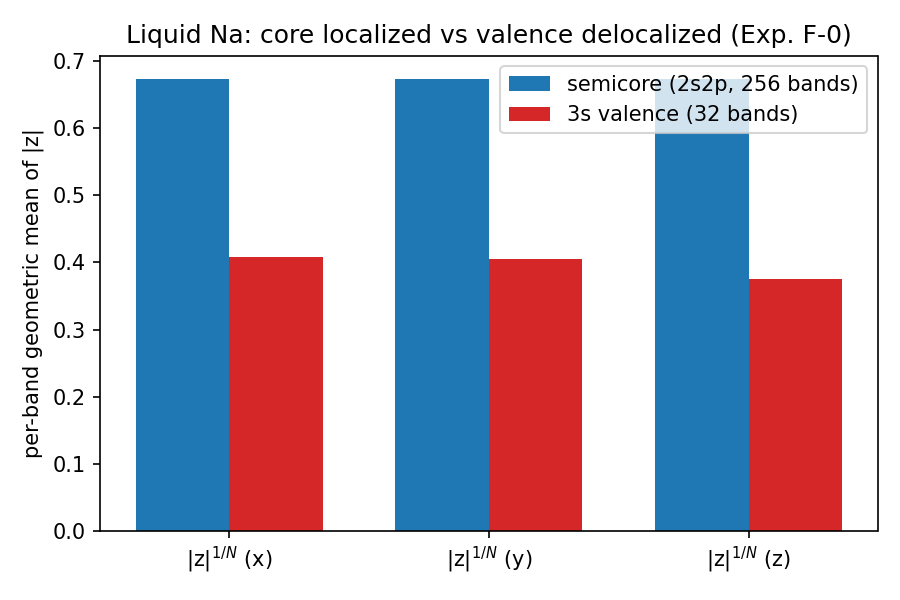

Recreate this plot in Python.
"""
実験F-0: 液体 Na の電子側 Resta 位相 z_elec（既存 wfc の後処理）

方法: 平面波基底で e^{i b·r}（b = 最小逆格子ベクトル）は G シフト演算。
  M_ij = <psi_i| e^{i b·r} |psi_j> = Σ_G c_i*(G) c_j(G−b)
  z_elec = det(M_occ)          [独立電子系の Resta 位相]

事前判定基準 (PLAN.md):
  F0-1: 全占有 |z_elec| < 0.1（金属的）
  F0-2: semicore(下位256) の |z|^(1/N) >> 3s(上位32) の |z|^(1/N)
  F0-3: 占有数 ±2 で F0-1 の結論が不変

近似（明記）: PAW augmentation なし / 整数占有 / 単一スナップショット
"""
import json
import time
import numpy as np
import h5py

WFC = ("/Users/miyauchikazuyoshi/Documents/GitHub/sento-optics/"
       "simulation/surface_tension/aimd/tmp/Na_liquid.save/wfc1.hdf5")
L_ANG = 13.8133          # 立方セル (exp_A で確認済み)
NE_BANDS = 288           # 占有バンド: 9e/atom × 64 / 2 (spin縮退)
N_ELEC = 576

t0 = time.time()
with h5py.File(WFC, "r") as f:
    mill = f["MillerIndices"][:]            # (ngw, 3) int
    evc_raw = f["evc"][:]                   # (nbnd, 2*ngw) float64
    gamma_only = f.attrs["gamma_only"]
    nbnd = int(f.attrs["nbnd"])
ngw = mill.shape[0]
print(f"読込: nbnd={nbnd}, ngw={ngw}, gamma_only={gamma_only} "
      f"({time.time()-t0:.1f}s)")

# 複素化（占有+感度チェック分のみメモリに展開）
NB_KEEP = NE_BANDS + 2
c_half = evc_raw[:NB_KEEP, 0::2] + 1j * evc_raw[:NB_KEEP, 1::2]   # (NB, ngw)
del evc_raw

# ---------- gamma_only 展開: c(-G) = c(G)* ----------
mill_t = [tuple(m) for m in mill]
assert mill_t[0] == (0, 0, 0) or (0, 0, 0) in mill_t, "G=0 が見つからない"
# フル G リスト: stored + (-stored \ {0})
neg_mask = np.array([m != (0, 0, 0) for m in mill_t])
mill_full = np.concatenate([mill, -mill[neg_mask]])               # (nfull, 3)
c_full = np.concatenate([c_half, np.conj(c_half[:, neg_mask])], axis=1)
nfull = mill_full.shape[0]
norm = (np.abs(c_full) ** 2).sum(axis=1)
print(f"フル展開: nfull={nfull}, ノルム診断 min/max = "
      f"{norm.min():.4f}/{norm.max():.4f}（~1 なら正常, PAW擬WFなので≲1も可）")

index = {tuple(m): i for i, m in enumerate(mill_full)}

def z_block(band_slice, axis, normalize=False):
    """z = det(M) を指定バンドブロックで。M_ij = Σ_G ci*(G) cj(G−b)

    normalize=True: 擬WFノルムで各バンドを再規格化（PAW augmentation の
    対角近似補正。2p バンドはノルム 0.598 しかないため、未補正では
    det が PAW 欠損分だけ過小評価される）"""
    b = np.zeros(3, int)
    b[axis] = 1
    # cj_shift[G] = cj(G − b)
    src = np.full(nfull, -1)
    for i, m in enumerate(mill_full):
        j = index.get((m[0] - b[0], m[1] - b[1], m[2] - b[2]))
        if j is not None:
            src[i] = j
    C = c_full[band_slice]
    if normalize:
        C = C / np.sqrt((np.abs(C) ** 2).sum(axis=1, keepdims=True))
    Cs = np.zeros_like(C)
    ok = src >= 0
    Cs[:, ok] = C[:, src[ok]]
    M = np.conj(C) @ Cs.T
    sign, logdet = np.linalg.slogdet(M)
    return logdet          # log|det M|

labels = ["x", "y", "z"]
results = {"full": {}, "semicore": {}, "band3s": {}, "sensitivity": {}}
print(f"\n{'方向':>4} {'log|z|(全288)':>14} {'|z|':>10} "
      f"{'|z|^(1/N) semicore':>19} {'|z|^(1/N) 3s':>13}")
for ax in range(3):
    ld_full = z_block(slice(0, NE_BANDS), ax)
    ld_semi = z_block(slice(0, 256), ax)
    ld_3s = z_block(slice(256, 288), ax)
    gm_semi = np.exp(ld_semi / 256)
    gm_3s = np.exp(ld_3s / 32)
    results["full"][labels[ax]] = ld_full
    results["semicore"][labels[ax]] = gm_semi
    results["band3s"][labels[ax]] = gm_3s
    print(f"{labels[ax]:>4} {ld_full:>14.2f} {np.exp(ld_full):>10.2e} "
          f"{gm_semi:>19.4f} {gm_3s:>13.4f}")

# λ² 換算（全電子, spin込み: ln|z_N|² = 4*logdet）
lam2 = {labels[ax]: -L_ANG ** 2 * 4 * results["full"][labels[ax]]
        / (4 * np.pi ** 2 * N_ELEC) for ax in range(3)}
print(f"\nλ² (Å², 全電子換算): " +
      ", ".join(f"{k}={v:.2f}" for k, v in lam2.items()))

# 感度チェック: 占有 ±2 バンド
for ne in [NE_BANDS - 2, NE_BANDS + 2]:
    ld = z_block(slice(0, ne), 0)
    results["sensitivity"][str(ne)] = ld
    print(f"感度: 占有={ne} バンド → log|z_x| = {ld:.2f} (|z|={np.exp(ld):.2e})")

# PAW 対角近似補正（ノルム再規格化）版のブロック値
results["semicore_norm"] = {}
results["band3s_norm"] = {}
print("\n--- PAW 対角近似補正（ノルム再規格化）後 ---")
for ax in range(3):
    gm_semi_n = np.exp(z_block(slice(0, 256), ax, normalize=True) / 256)
    gm_3s_n = np.exp(z_block(slice(256, 288), ax, normalize=True) / 32)
    results["semicore_norm"][labels[ax]] = gm_semi_n
    results["band3s_norm"][labels[ax]] = gm_3s_n
    print(f"{labels[ax]}: semicore {gm_semi_n:.4f} vs 3s {gm_3s_n:.4f} "
          f"(比 {gm_semi_n/gm_3s_n:.2f}x)")

# ---------- 判定 ----------
zx = np.exp(results["full"]["x"])
f01 = all(np.exp(results["full"][a]) < 0.1 for a in labels)
f02 = all(results["semicore"][a] > 3 * results["band3s"][a] for a in labels)
f03 = all(np.exp(v) < 0.1 for v in results["sensitivity"].values())
print(f"\n=== 判定 ===")
print(f"F0-1 |z_elec| < 0.1 (金属的):        {'PASS' if f01 else 'FAIL'}")
print(f"F0-2 semicore局在 >> 3s非局在:       {'PASS' if f02 else 'FAIL'}")
print(f"F0-3 占有±2で頑健:                   {'PASS' if f03 else 'FAIL'}")

out = {"meta": {"date": "2026-07-05", "wfc": WFC, "L_ang": L_ANG,
                "n_occ_bands": NE_BANDS, "n_elec": N_ELEC,
                "approx": ["no PAW augmentation", "integer occupation",
                           "single snapshot"]},
       "log_z_full": results["full"],
       "geom_mean_semicore": results["semicore"],
       "geom_mean_3s": results["band3s"],
       "lambda2_A2": lam2,
       "sensitivity_logz_x": results["sensitivity"],
       "verdict": {"F0_1": bool(f01), "F0_2": bool(f02), "F0_3": bool(f03)}}
with open("exp_F0_results.json", "w") as f:
    json.dump(out, f, indent=2, ensure_ascii=False)
print("保存: exp_F0_results.json")

# 図: semicore vs 3s のコントラスト
import matplotlib
matplotlib.use("Agg")
import matplotlib.pyplot as plt
fig, ax = plt.subplots(figsize=(6, 4))
xpos = np.arange(3)
ax.bar(xpos - 0.18, [results["semicore"][a] for a in labels], 0.36,
       label="semicore (2s2p, 256 bands)", color="tab:blue")
ax.bar(xpos + 0.18, [results["band3s"][a] for a in labels], 0.36,
       label="3s valence (32 bands)", color="tab:red")
ax.set_xticks(xpos); ax.set_xticklabels([f"|z|$^{{1/N}}$ ({a})" for a in labels])
ax.set_ylabel("per-band geometric mean of |z|")
ax.set_title("Liquid Na: core localized vs valence delocalized (Exp. F-0)")
ax.legend()
fig.tight_layout()
fig.savefig("exp_F0_zelec.png", dpi=150)
print("保存: exp_F0_zelec.png")
